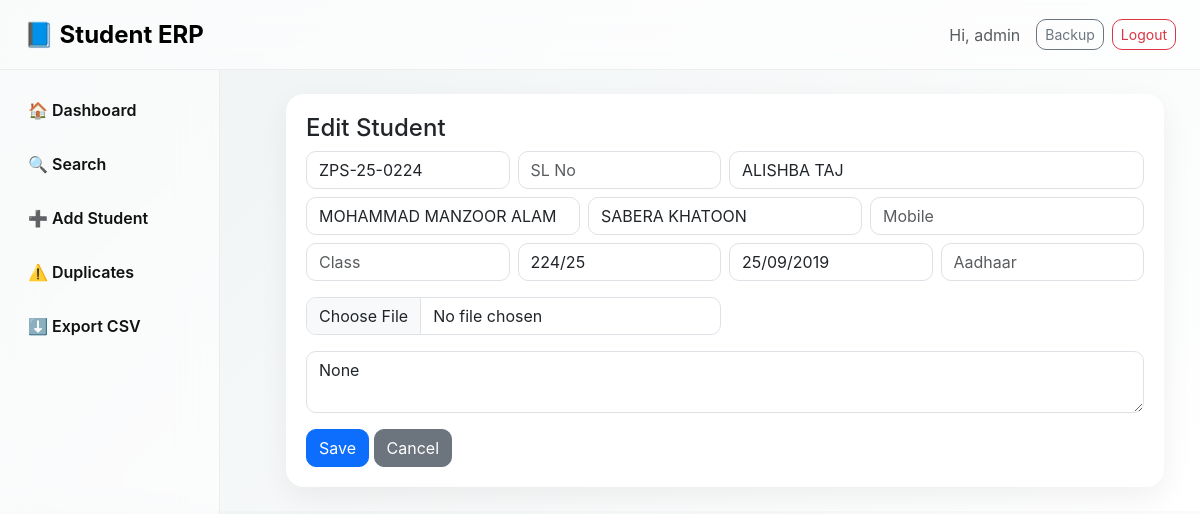
The page /student/22/edit (signed in) on the database its author committed.
### tables this page shows
CREATE TABLE users (
        id INTEGER PRIMARY KEY AUTOINCREMENT,
        username TEXT UNIQUE,
        password_hash TEXT,
        role TEXT,
        full_name TEXT,
        created_at TEXT
    );

CREATE TABLE students (
        id INTEGER PRIMARY KEY AUTOINCREMENT,
        stable_id TEXT UNIQUE,
        school_id TEXT,
        sl_no TEXT,
        student_name TEXT,
        father_name TEXT,
        mother_name TEXT,
        sex_cast TEXT,
        dob TEXT,
        aadhaar_no TEXT,
        mobile_no TEXT,
        admission_class TEXT,
        admission_no TEXT,
        blood_group TEXT,
        address TEXT,
        category TEXT,
        religion TEXT,
        prev_school TEXT,
        transport_required INTEGER DEFAULT 0,
        medical_issues TEXT,
        emergency_contact TEXT,
        photo TEXT,
        remarks TEXT,
        status TEXT DEFAULT 'active',
        created_at TEXT,
        updated_at TEXT
    );

### app.py (the view)
@app.route("/student/<int:student_id>/edit", methods=["GET", "POST"])
@login_required
def edit_student(student_id):
    conn = get_conn()
    cur = conn.cursor()
    if request.method == "POST":
        form = request.form
        f = request.files.get("photo")
        photo = None
        if f and allowed_file(f.filename):
            fn = secure_filename(f.filename)
            fn = f"{datetime.now(timezone.utc).strftime('%Y%m%d%H%M%S')}_{fn}"
            f.save(os.path.join(app.config["UPLOAD_FOLDER"], fn))
            photo = fn
        updates = []
        params = []
        fields = ["school_id","sl_no","student_name","father_name","mother_name","sex_cast","dob","aadhaar_no","mobile_no","admission_class","admission_no","blood_group","address","category","religion","prev_school","medical_issues","emergency_contact","status"]
        for fld in fields:
            updates.append(f"{fld}=?")
            params.append(form.get(fld, ""))
        updates.append("transport_required=?")
        params.append(1 if form.get("transport_required") == "on" else 0)
        updates.append("updated_at=?")
        params.append(now_ts())
        if photo:
            updates.insert(0, "photo=?"); params.insert(0, photo)
        params.append(student_id)
        sql = "UPDATE students SET " + ",".join(updates) + " WHERE id=?"
        cur.execute(sql, params)
        remark_text = form.get("new_remark", "").strip()
        if remark_text:
            cur.execute("INSERT INTO remarks (student_id,author,role,text,created_at) VALUES (?,?,?,?,?)",
                        (student_id, current_user.username, current_user.role, remark_text, now_ts()))
        conn.commit()
        conn.close()
        record_audit(current_user.username, "UPDATE", student_id, f"Edited student {student_id}")
        flash("Student updated", "success")
        return redirect(url_for("view_student", student_id=student_id))
    else:
        cur.execute("SELECT * FROM students WHERE id=?", (student_id,))
        s = cur.fetchone()
        conn.close()
        return render_template("add_edit.html", mode="edit", student=s)

### app.py (called while the page is built)
def get_conn():
    conn = sqlite3.connect(DB_PATH)
    conn.row_factory = sqlite3.Row
    return conn

@login_manager.user_loader
def load_user(user_id):
    conn = get_conn()
    cur = conn.cursor()
    cur.execute("SELECT id,username,role FROM users WHERE id=?", (user_id,))
    r = cur.fetchone()
    conn.close()
    if not r:
        return None
    return User(r["id"], r["username"], r["role"])

### templates/add_edit.html
{% extends "layout.html" %}
{% block content %}
<div class="apple-card mx-auto" style="max-width:900px">
  <h4>{{ 'Add Student' if mode=='add' else 'Edit Student' }}</h4>
  <form method="post" enctype="multipart/form-data">
    <div class="row g-2">
      <div class="col-md-3"><input class="form-control" name="school_id" placeholder="School ID" value="{{ student['school_id'] if student else '' }}"></div>
      <div class="col-md-3"><input class="form-control" name="sl_no" placeholder="SL No" value="{{ student['sl_no'] if student else '' }}"></div>
      <div class="col-md-6"><input class="form-control" name="student_name" placeholder="Student Name" value="{{ student['student_name'] if student else '' }}" required></div>
      <div class="col-md-4 mt-2"><input class="form-control" name="father_name" placeholder="Father" value="{{ student['father_name'] if student else '' }}"></div>
      <div class="col-md-4 mt-2"><input class="form-control" name="mother_name" placeholder="Mother" value="{{ student['mother_name'] if student else '' }}"></div>
      <div class="col-md-4 mt-2"><input class="form-control" name="mobile_no" placeholder="Mobile" value="{{ student['mobile_no'] if student else '' }}"></div>
      <div class="col-md-3 mt-2"><input class="form-control" name="admission_class" placeholder="Class" value="{{ student['admission_class'] if student else '' }}"></div>
      <div class="col-md-3 mt-2"><input class="form-control" name="admission_no" placeholder="Admission No" value="{{ student['admission_no'] if student else '' }}"></div>
      <div class="col-md-3 mt-2"><input class="form-control" name="dob" placeholder="DOB" value="{{ student['dob'] if student else '' }}"></div>
      <div class="col-md-3 mt-2"><input class="form-control" name="aadhaar_no" placeholder="Aadhaar" value="{{ student['aadhaar_no'] if student else '' }}"></div>
      <div class="col-md-6 mt-3">
        <input class="form-control" type="file" name="photo" accept="image/*">
      </div>
      <div class="col-12 mt-3">
        <textarea class="form-control" name="remarks" placeholder="Remarks">{{ student['remarks'] if student else '' }}</textarea>
      </div>
      <div class="col-12 mt-3">
        <button class="btn btn-primary">{{ 'Create' if mode=='add' else 'Save' }}</button>
        <a class="btn btn-secondary" href="{{ url_for('search') }}">Cancel</a>
      </div>
    </div>
  </form>
</div>
{% endblock %}

### templates/layout.html (shortened to what this page needs)
<!doctype html>
<html>
<head>
  <link href="https://cdn.jsdelivr.net/npm/bootstrap@5.3.2/dist/css/bootstrap.min.css" rel="stylesheet">
  <link rel="stylesheet" href="/static/css/main.css">
</head>
<body class="app-body">
<nav class="navbar navbar-expand-lg glass-nav px-4">
  <a class="navbar-brand fw-bold fs-4" href="{{ url_for('dashboard') }}">📘 Student ERP</a>
  <div class="ms-auto d-flex align-items-center">
    <span class="me-3 text-muted">Hi, {{ current_user.username }}</span>
    <a class="btn btn-outline-secondary btn-sm me-2" href="{{ url_for('backup_db') }}">Backup</a>
    <a class="btn btn-outline-danger btn-sm" href="{{ url_for('logout') }}">Logout</a>
  </div>
</nav>
<div class="sidebar" id="sidebar">
  <div class="sidebar-inner">
    <a class="side-link" href="{{ url_for('dashboard') }}">🏠 Dashboard</a>
    <a class="side-link" href="{{ url_for('search') }}">🔍 Search</a>
    <a class="side-link" href="{{ url_for('add_student') }}">➕ Add Student</a>
    <a class="side-link" href="{{ url_for('find_duplicates') }}">⚠️ Duplicates</a>
    <a class="side-link" href="{{ url_for('export_csv') }}">⬇️ Export CSV</a>
  </div>
</div>
<div class="content-area" id="contentArea">
  <div class="container-fluid">
    {% block content %}{% endblock %}
  </div>
</div>
</body>
</html>

### static/css/main.css (style rules this page uses)
:root { --bg: linear-gradient(135deg,#eef2f3,#fff); --glass: rgba(255,255,255,0.65); --blur: blur(14px); --muted: #6b7280; --accent: #007aff; }
* { box-sizing:border-box }
body.app-body { background:var(--bg);font-family:-apple-system,BlinkMacSystemFont,'Segoe UI',Roboto,sans-serif;margin:0; }
.glass-nav { background:var(--glass);backdrop-filter:var(--blur);-webkit-backdrop-filter:var(--blur);border-bottom:1px solid rgba(0,0,0,0.06);height:70px;display:flex;align-items:center;padding:0 18px }
.sidebar { position:fixed;top:70px;left:0;width:220px;height:calc(100% - 70px);background:rgba(255,255,255,0.6);backdrop-filter:blur(18px);padding:18px;border-right:1px solid rgba(0,0,0,0.06) }
.sidebar-inner { display:flex;flex-direction:column;gap:10px }
.side-link { display:block;padding:10px;border-radius:10px;text-decoration:none;color:#111;font-weight:600 }
.content-area { margin-left:250px;padding:24px }
.apple-card { background:#fff;border-radius:18px;padding:20px;box-shadow:0 10px 30px rgba(0,0,0,0.06) }
.form-control { border-radius:10px }
.btn { border-radius:10px }

### rows shown on the page
users: username "admin"
students: school_id "ZPS-25-0224", student_name "ALISHBA TAJ", father_name "MOHAMMAD MANZOOR ALAM", mother_name "SABERA KHATOON", admission_no "224/25", dob "25/09/2019"

### other values the page prints
{{ 'Add Student' if mode=='add' else 'Edit Student' }} "Edit Student"
{{ 'Create' if mode=='add' else 'Save' }} "Save"
